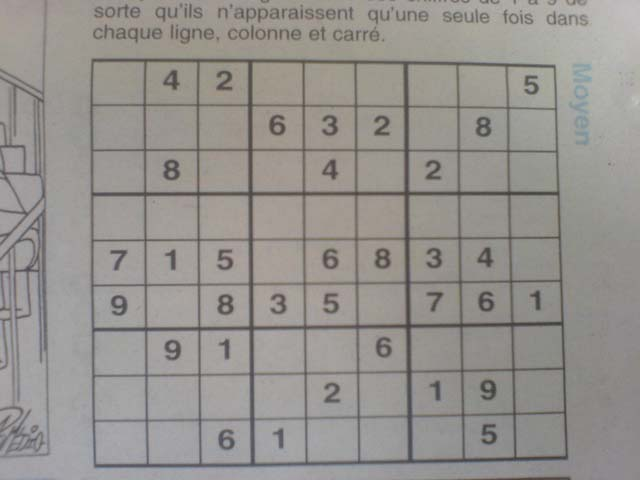
#> input picture images/image10.jpg, 640 x 480 px; its folder holds only this picture in this run
$ python main.py   (older library calls are emulated)
#> lines starting #> are read from the running program, lines starting #| are printed output that depends on the picture; after the words box and inside, x2 and y2 are one past the last pixel; in counts of white or black regions, pixels touching at a corner belong together
# Eray Havaylar S018954 Department of Computer Science
import glob
import os

import cv2
import numpy as np


def image_path():
    return os.path.dirname(__file__) + "/images/"


debug = False  # set True for debugging
resize_dimensions = (640, 480)  # resizing for standardizing big images
rho_threshold = 25  # used for eliminate lines that close each other, remain only 1


def find_average(biggest):
    if (abs((biggest[3])[0][0] - (biggest[0])[0][0])) > 100:
        average_width = (abs(((biggest[3])[0][0] - (biggest[0])[0][0]))) / 10
    if (abs((biggest[3])[0][0] - (biggest[1])[0][0])) > 100:
        average_width = (abs(((biggest[3])[0][0] - (biggest[1])[0][0]))) / 10
    if (abs((biggest[3])[0][0] - (biggest[2])[0][0])) > 100:
        average_width = (abs(((biggest[3])[0][0] - (biggest[2])[0][0]))) / 10

    if (abs((biggest[3])[0][1] - (biggest[0])[0][1])) > 100:
        average_height = (abs(((biggest[3])[0][1] - (biggest[0])[0][1]))) / 10
    if (abs((biggest[3])[0][1] - (biggest[1])[0][1])) > 100:
        average_height = (abs(((biggest[3])[0][1] - (biggest[1])[0][1]))) / 10
    if (abs((biggest[3])[0][1] - (biggest[2])[0][1])) > 100:
        average_height = (abs(((biggest[3])[0][1] - (biggest[2])[0][1]))) / 10

    return average_width, average_height


def main():
    for img in glob.glob(image_path() + "*.jpg"):
        image = cv2.imread(img)
#> image is the input picture: shape (480, 640, 3); mean B, G, R 142.6, 146.4, 149.7
        image = cv2.resize(image, resize_dimensions)

        # original image
        if debug:
            cv2.imshow("Original", image)
            cv2.waitKey(0)

        # gray image
        image_sudoku_gray = cv2.cvtColor(image, cv2.COLOR_BGR2GRAY)
        if debug:
            cv2.imshow("Gray", image_sudoku_gray)
            cv2.waitKey(0)

        thresh = 127
        im_bw = cv2.threshold(image_sudoku_gray, thresh, 255, cv2.THRESH_BINARY)[1]
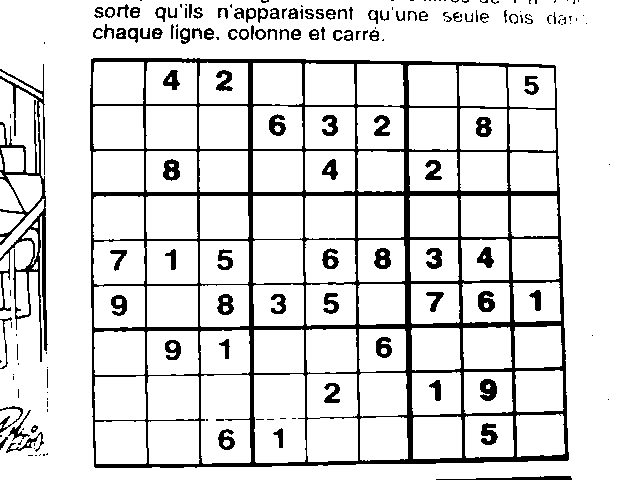
#> im_bw: shape (480, 640); 87.2% white; 184 black regions (82 under 20 px), largest, box (x1, y1, x2, y2) and area: (90, 58, 569, 468) 25277, (0, 64, 48, 362) 3171, (436, 476, 572, 480) 319
        if debug:
            cv2.imshow("Black & White", im_bw)
            cv2.waitKey(0)

        # adaptive threshold
        thresh = cv2.adaptiveThreshold(image_sudoku_gray, 5, cv2.ADAPTIVE_THRESH_MEAN_C, cv2.THRESH_BINARY_INV,
                                       13, 0)
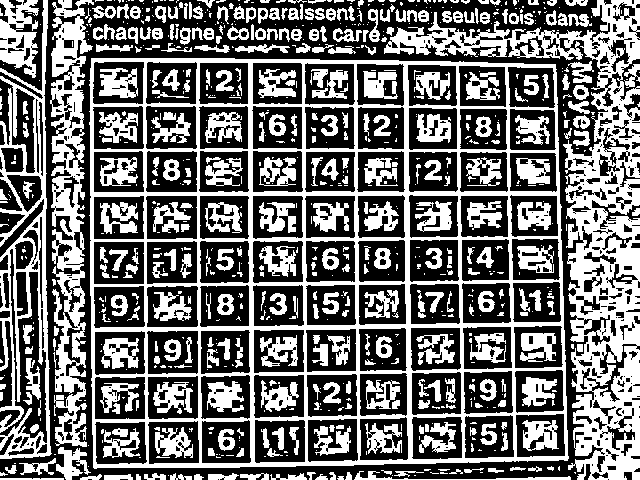
#> thresh: shape (480, 640); values 0 (black) and 5 (white), 42.9% white; 840 white regions (479 under 20 px)
        if debug:
            cv2.imshow("Threshold", thresh)
            cv2.waitKey(0)

        # find the contours
        (_, contours, hierarchy) = cv2.findContours(thresh, cv2.RETR_EXTERNAL, cv2.CHAIN_APPROX_SIMPLE)
#> contours = 340 contours, 221 with area under 20; largest, box (x1, y1, x2, y2) and area: (89, 58, 569, 469) 190326, (384, 0, 640, 480) 29329, (50, 0, 94, 447) 9846, (0, 0, 52, 459) 9010, (0, 0, 39, 78) 1724

        # finding biggest rectangle if any sudoku exists, image could probably be sudoku square
        biggest = None
        max_area = 0
        for i in range(len(contours)):
            con = contours[i]
            area = cv2.contourArea(con)
            if area > 50000:  # an estimated value for the kind of blob we want to evaluate
                peri = cv2.arcLength(con, True)
                approx = cv2.approxPolyDP(con, 0.02 * peri, True)
                if area > max_area and len(approx) == 4:
                    biggest = approx
                    max_area = area
                    best_cont = i
#> this loop made 340 passes
#> (area, peri, biggest, max_area, best_cont) on pass 105: (190325.5, 1776.6, [[91, 58], [94, 468], [567, 460], [555, 64]], 190325.5, 104)
#> after the loop, best_cont = 104; max_area = 190325.5
        if max_area > 0:
            cv2.polylines(image, [biggest], True, (0, 0, 255), 3)  # Sudoku puzzle(biggest rectangle) will be red
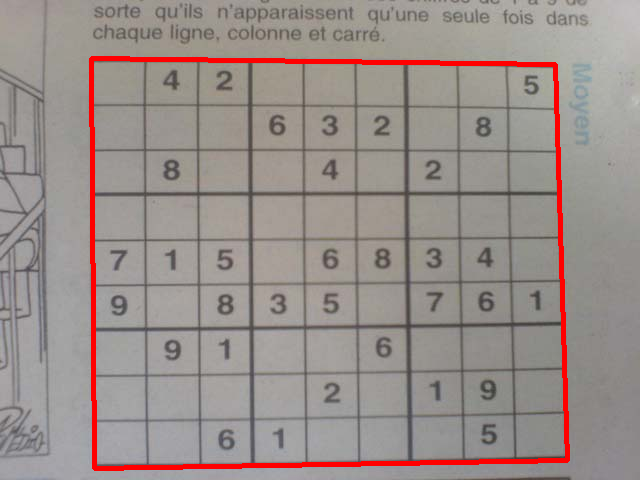
#> image: shape (480, 640, 3); 2.83% of pixels changed, all inside (x1, y1, x2, y2) = (89, 56, 570, 471)

            # Find average width and height to draw rectangles in sudoku later on

            (average_width, average_height) = find_average(biggest)
#> in find_average, `average_width = (abs(((biggest[3])[0][0] - (biggest[0])[0][0]))) / 10`: average_width = 46.4
#> in find_average, `average_width = (abs(((biggest[3])[0][0] - (biggest[1])[0][0]))) / 10`: average_width = 46.1
#> in find_average, `average_height = (abs(((biggest[3])[0][1] - (biggest[1])[0][1]))) / 10`: average_height = 40.4
#> in find_average, `average_height = (abs(((biggest[3])[0][1] - (biggest[2])[0][1]))) / 10`: average_height = 39.6
#> average_width = 46.1; average_height = 39.6

            # Mask image and eliminate outer space of the sudoku
            (x, y) = thresh.shape
            mask = np.zeros((x, y), np.uint8)
            mask = cv2.drawContours(mask, contours, best_cont, 255, -1)
#> mask: shape (480, 640); 62.2% white; 1 black region, box (x1, y1, x2, y2) and area: (0, 0, 640, 480) 116002
            mask = cv2.drawContours(mask, contours, best_cont, 0, 2)
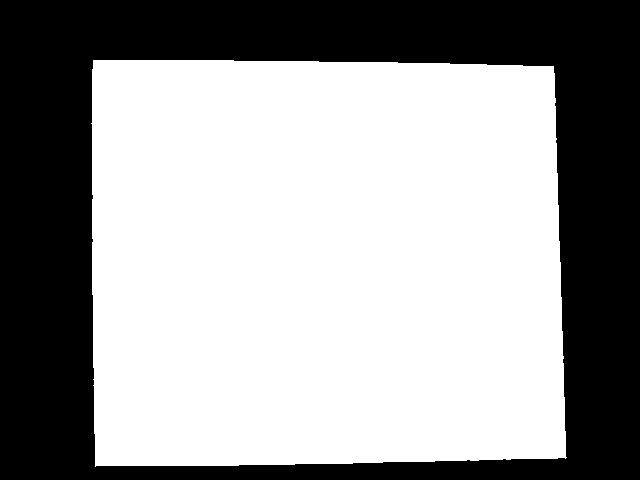
#> mask: shape (480, 640); 61.1% white; 1 black region, box (x1, y1, x2, y2) and area: (0, 0, 640, 480) 119553
            masked = cv2.bitwise_and(mask, image_sudoku_gray)
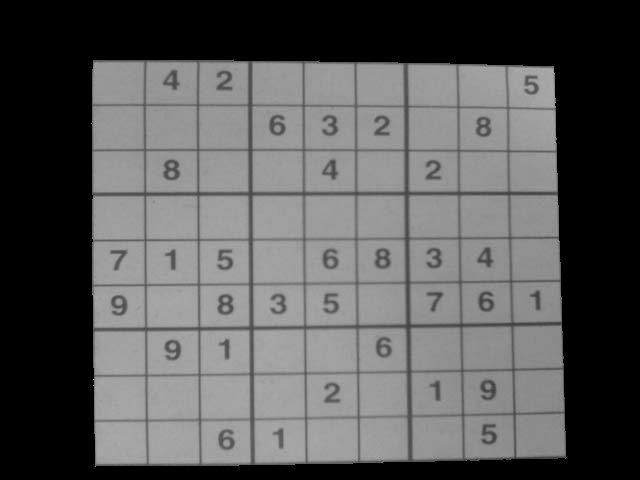
#> masked: shape (480, 640); min 0, max 174, mean 88.5
            if debug:
                cv2.imshow("Masked", masked)
                cv2.waitKey(0)

            # Blur it
            gaussian_blur = cv2.GaussianBlur(masked, (3, 3), 0)
            if debug:
                cv2.imshow("Gaussian", gaussian_blur)
                cv2.waitKey(0)

            # Apply Canny edge detection
            edges = cv2.Canny(gaussian_blur, 50, 20, apertureSize=3)
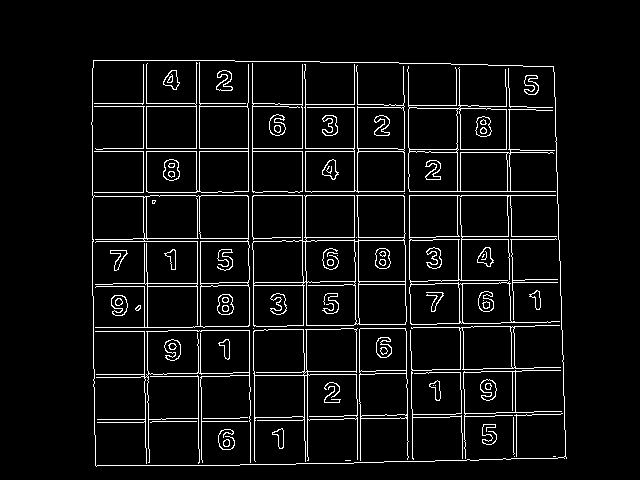
#> edges: shape (480, 640); 5.9% white in thin lines or dots, all inside (x1, y1, x2, y2) = (91, 60, 567, 467)
            if debug:
                cv2.imshow("Edges", edges)
                cv2.waitKey(0)

            # Apply Hough Line Transform, minimum length of line is 120 pixels
            lines = cv2.HoughLines(edges, 1, np.pi / 180, 120)
#> lines = 77 rows, first 8: [195, 1.57], [151, 1.57], [191, 1.57], [377, 1.55], [148, 1.57], [421, 1.55], [380, 1.55], [424, 1.55]

            if lines is not None:

                new_lines = []
                points = []
                horizontal_rhos = []
                vertical_rhos = []

                sudoku_bottom_y = 0
                sudoku_right_x = 0

                for la in lines:

                    for rho, theta in la:
                        a = np.cos(theta)
                        b = np.sin(theta)
                        x0 = a * rho
                        y0 = b * rho
                        x1 = int(x0 + 1000 * (-b))
                        y1 = int(y0 + 1000 * a)
                        x2 = int(x0 - 1000 * (-b))
                        y2 = int(y0 - 1000 * a)
                        available = 1
                        if b > 0.5:
                            # For horizontal
                            for r in horizontal_rhos:
                                if r - rho_threshold < rho < r + rho_threshold:
                                    # Won't add if any line close to this line is already added before
                                    available = 0
                            if available == 1:
                                new_lines.append([rho, theta, 0])
                                horizontal_rhos.append(rho)
                                if y0 > sudoku_bottom_y:
                                    sudoku_bottom_y = y0
                                    sudoku_bottom_line = [rho, theta, 0]
                                if debug:
                                    cv2.line(image, (x1, y1), (x2, y2), (0, 255, 0))
                                    cv2.imshow("Horizontal line", image)
                                    cv2.waitKey(0)

                        else:
                            # For vertical
                            for r in vertical_rhos:
                                if abs(r - rho_threshold) < abs(rho) < abs(r + rho_threshold):
                                    # Won't add if any line close to this line is already added before
                                    available = 0
                            if available == 1:
                                new_lines.append([rho, theta, 1])
                                vertical_rhos.append(abs(rho))
                                if abs(x0) > sudoku_right_x:
                                    sudoku_right_x = abs(x0)
                                    sudoku_right_line = [rho, theta, 1]
                                if debug:
                                    cv2.line(image, (x1, y1), (x2, y2), (0, 255, 0))
                                    cv2.imshow("Vertical line", image)
                                    cv2.waitKey(0)
#> this loop made 77 passes
#> after the loop, horizontal_rhos = [195, 151, 377, 421, 56, 106, 468, 331, 241, 288]; new_lines = 20 items, first 6: [195, 1.57, 0], [151, 1.57, 0], [377, 1.55, 0], [421, 1.55, 0], [56, 1.59, 0], [106, 1.57, 0]; sudoku_bottom_line = [468, 1.55, 0]; sudoku_bottom_y = 467.9; sudoku_right_line = [-550, 3.11, 1]; sudoku_right_x = 549.7; vertical_rhos = [550, 457, 92, 146, 305, 357, 248, 400, 507, 199]

                for i in range(len(new_lines)):
                    if new_lines[i][2] == 0:
                        for j in range(len(new_lines)):
                            if new_lines[j][2] == 1:
                                theta1 = new_lines[i][1]
                                theta2 = new_lines[j][1]
                                p1 = new_lines[i][0]
                                p2 = new_lines[j][0]
                                xy = np.array([[np.cos(theta1), np.sin(theta1)], [np.cos(theta2), np.sin(theta2)]])
                                p = np.array([p1, p2])
                                res = np.linalg.solve(xy, p)
                                points.append(res)

                                # Don't draw rectangle if point is on the bottom line or right line of sudoku rectangle.
                                # Because it won't be inside of the sudoku
                                if new_lines[i] != sudoku_bottom_line and new_lines[j] != sudoku_right_line:
                                    cv2.rectangle(image, (int(res[0] + 5), int(res[1] + 5)), (
                                        int(res[0] + int(average_width)), int(res[1] + int(average_height))),
                                                  (255, 0, 0), 2)  # Sudoku rectangles will be blue
#> this loop made 20 passes
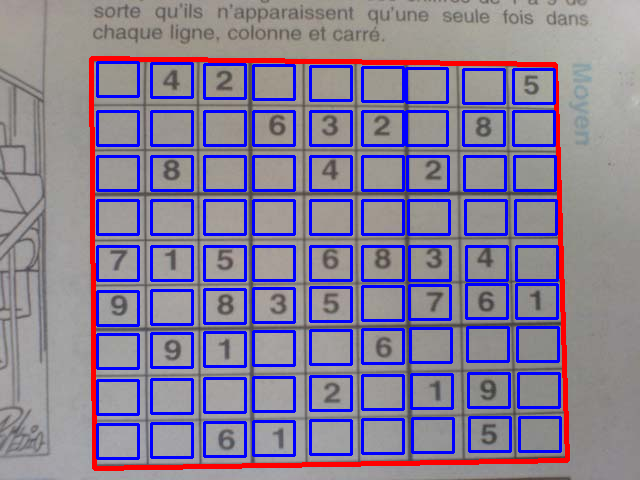
#> image: shape (480, 640, 3); 11.76% of pixels changed, all inside (x1, y1, x2, y2) = (96, 61, 562, 460)
#> after the loop, points = 100 pairs, first value 92 to 566.3, second value 57.61 to 466.5

                # If points length is 100, then I could say the biggest rectangle is most probably a sudoku
                if len(points) != 100:
                    print("Couldn't find sudoku in the image")
                else:
                    print("It's Sudoku!!!")
        else:
            print("It's not Sudoku!!!")

        cv2.imshow(img, image)
        cv2.waitKey(0)


if __name__ == '__main__':
    main()

$ run again, on images/image1005.jpg
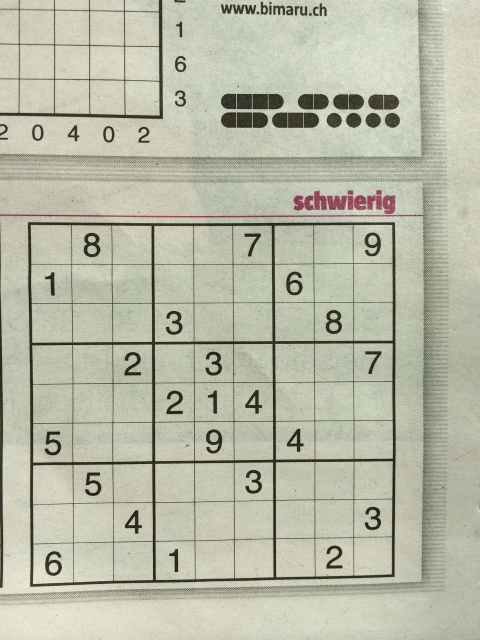
#> input picture images/image1005.jpg, 960 x 1280 px (shown at 1/2 size)
#> in main, image is the input picture: shape (1280, 960, 3); mean B, G, R 167.4, 186.3, 184.5
#> in main, `im_bw = cv2.threshold(image_sudoku_gray, thresh, 255, cv2.THRESH_BINAR..`:
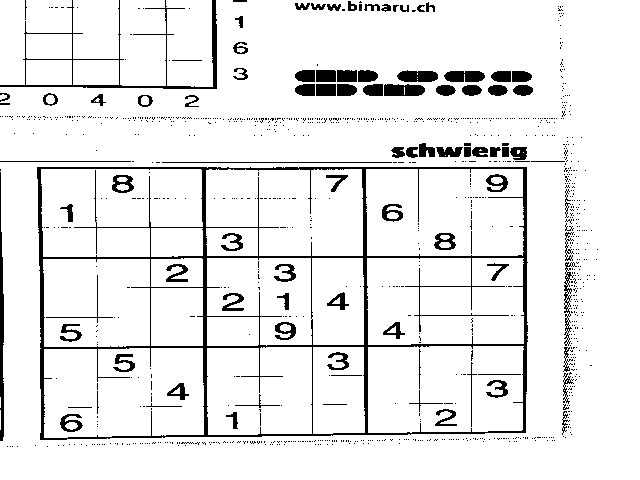
#> im_bw: shape (480, 640); 91.7% white; 1035 black regions (936 under 20 px), largest, box (x1, y1, x2, y2) and area: (37, 167, 528, 440) 9632, (0, 0, 217, 89) 1466, (0, 172, 4, 441) 737
#> thresh: shape (480, 640); values 0 (black) and 5 (white), 38.3% white in thin lines or dots
#> contours = 1210 contours, 1098 with area under 20; largest, box (x1, y1, x2, y2) and area: (37, 166, 528, 440) 130614, (0, 0, 640, 455) 21606, (248, 0, 555, 84) 12282, (0, 0, 218, 89) 12044, (130, 443, 640, 480) 8302
#> the loop in main, `for i in range(len(contours)):` made 1210 passes
#> (area, peri, biggest, max_area, best_cont) on pass 468: (130613.5, 1535.4, [[37, 167], [40, 439], [525, 432], [526, 167]], 130613.5, 467)
#> after the loop in main, `for i in range(len(contours)):`: best_cont = 467; max_area = 130613.5
#> in find_average, `average_width = (abs(((biggest[3])[0][0] - (biggest[0])[0][0]))) / 10`: average_width = 48.9
#> in find_average, `average_width = (abs(((biggest[3])[0][0] - (biggest[1])[0][0]))) / 10`: average_width = 48.6
#> in find_average, `average_height = (abs(((biggest[3])[0][1] - (biggest[1])[0][1]))) / 10`: average_height = 27.2
#> in find_average, `average_height = (abs(((biggest[3])[0][1] - (biggest[2])[0][1]))) / 10`: average_height = 26.5
#> in main, `(average_width, average_height) = find_average(biggest)`: average_width = 48.6; average_height = 26.5
#> edges: shape (480, 640); 5.8% white in thin lines or dots, all inside (x1, y1, x2, y2) = (40, 168, 525, 438)
#> lines = 72 rows, first 8: [169, 1.57], [199, 1.57], [258, 1.57], [197, 1.57], [255, 1.57], [228, 1.57], [226, 1.57], [287, 1.57]
#> the loop in main, `for la in lines: ` made 72 passes
#> after the loop in main, `for la in lines:`: horizontal_rhos = [169, 199, 258, 228, 287, 380, 316, 438, 409, 346]; new_lines = 20 items, first 6: [169, 1.57, 0], [199, 1.57, 0], [258, 1.57, 0], [228, 1.57, 0], [287, 1.57, 0], [380, 1.55, 0]; sudoku_bottom_line = [438, 1.55, 0]; sudoku_bottom_y = 437.9; sudoku_right_line = [523, 0, 1]; sudoku_right_x = 523; vertical_rhos = [470, 523, 96, 145, 418, 305, 367, 206, 254, 38]
#> the loop in main, `for i in range(len(new_lines)):` made 20 passes
#> after the loop in main, `for i in range(len(new_lines)):`:
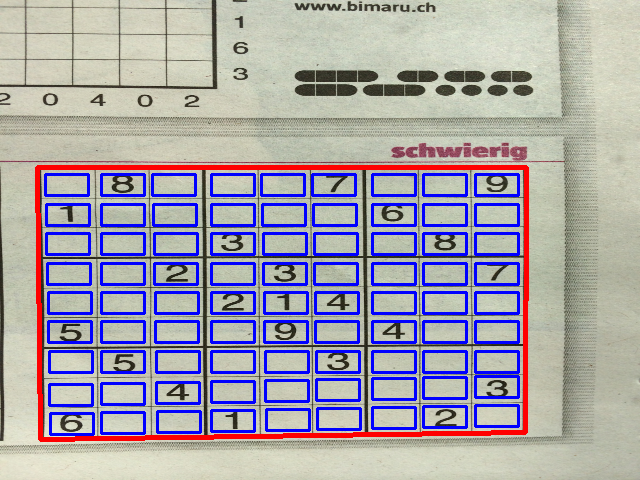
#> image: shape (480, 640, 3); mean B, G, R 172.4, 163.3, 168
#> after the loop in main, `for i in range(len(new_lines)):`: points = 100 pairs, first value 40.96 to 523, second value 169 to 437.3
